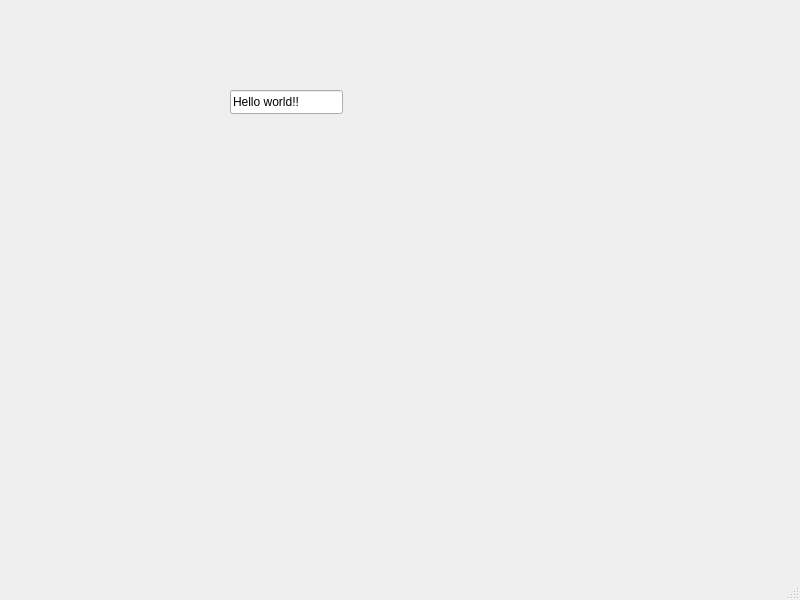
<?xml version="1.0" encoding="UTF-8"?>
<ui version="4.0">
 <class>MainWindow</class>
 <widget class="QMainWindow" name="MainWindow">
  <property name="geometry">
   <rect>
    <x>0</x>
    <y>0</y>
    <width>800</width>
    <height>600</height>
   </rect>
  </property>
  <property name="windowTitle">
   <string>MainWindow</string>
  </property>
  <widget class="QWidget" name="centralwidget">
   <widget class="QLineEdit" name="lineEdit">
    <property name="geometry">
     <rect>
      <x>230</x>
      <y>90</y>
      <width>113</width>
      <height>24</height>
     </rect>
    </property>
    <property name="text">
     <string>Hello world!!</string>
    </property>
   </widget>
  </widget>
  <widget class="QMenuBar" name="menubar">
   <property name="geometry">
    <rect>
     <x>0</x>
     <y>0</y>
     <width>800</width>
     <height>25</height>
    </rect>
   </property>
  </widget>
  <widget class="QStatusBar" name="statusbar"/>
 </widget>
 <resources/>
 <connections/>
</ui>
